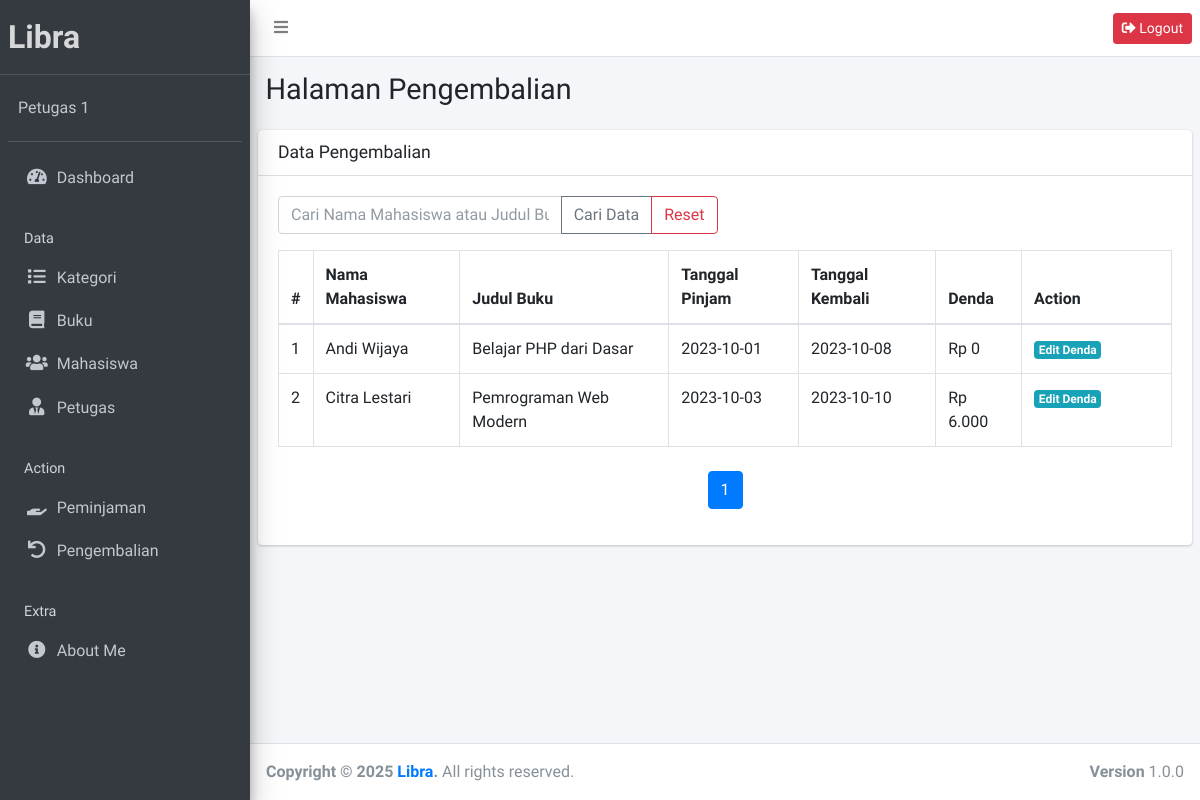
Before: /public/pengembalian (signed in) with the older database file.
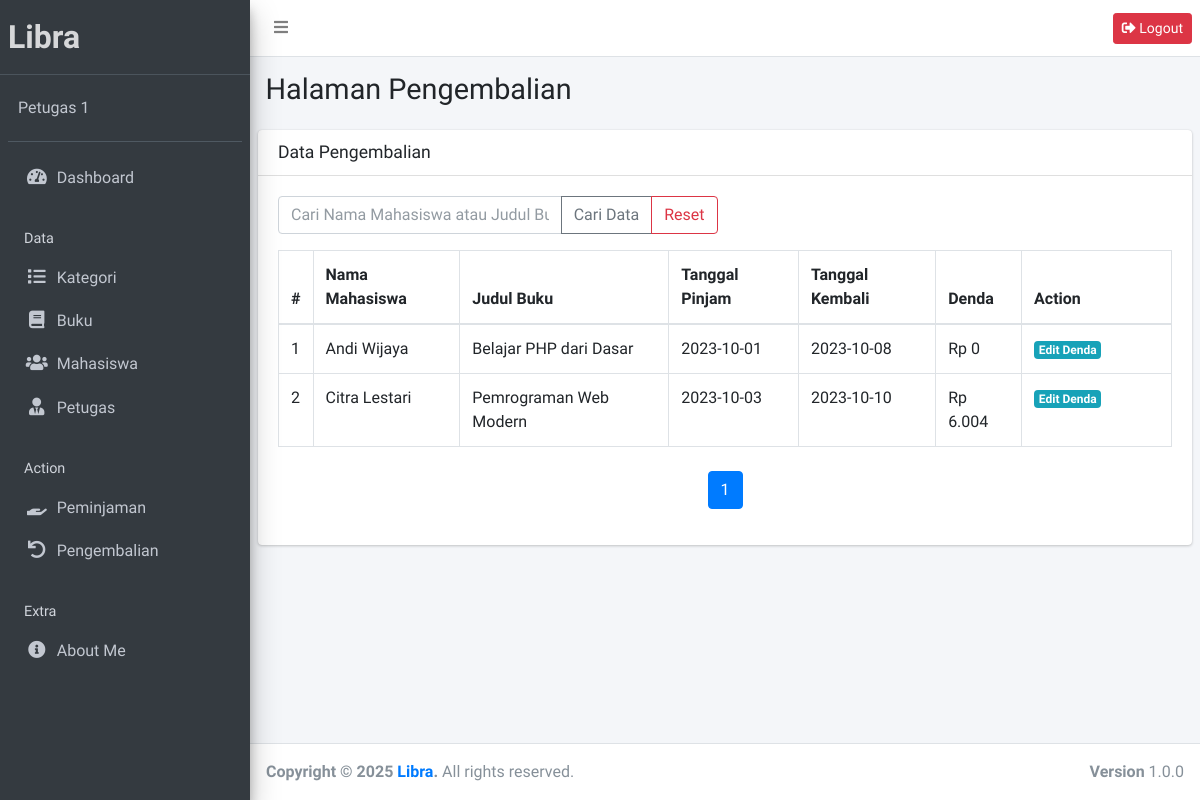
After: the same page with the newer database file.
### tables this page shows
CREATE TABLE `pengembalian` (
  `id` int NOT NULL,
  `peminjaman_id` int NOT NULL,
  `tanggal_kembali` date NOT NULL,
  `denda` decimal(10,2) DEFAULT '0.00',
  `created_at` timestamp NULL DEFAULT CURRENT_TIMESTAMP
);

CREATE TABLE `mahasiswa` (
  `id` int NOT NULL,
  `nim` varchar(20) NOT NULL,
  `nama` varchar(100) NOT NULL,
  `jurusan` varchar(50) NOT NULL,
  `alamat` text,
  `created_at` timestamp NULL DEFAULT CURRENT_TIMESTAMP
);

CREATE TABLE `buku` (
  `id` int NOT NULL,
  `judul` varchar(255) NOT NULL,
  `penulis` varchar(100) NOT NULL,
  `kategori_id` int NOT NULL,
  `tahun_terbit` year NOT NULL,
  `stok` int NOT NULL,
  `created_at` timestamp NULL DEFAULT CURRENT_TIMESTAMP
);

CREATE TABLE `peminjaman` (
  `id` int NOT NULL,
  `mahasiswa_id` int NOT NULL,
  `buku_id` int NOT NULL,
  `petugas_id` int NOT NULL,
  `tanggal_pinjam` date NOT NULL,
  `tanggal_kembali` date DEFAULT NULL,
  `status` enum('dipinjam','dikembalikan') DEFAULT 'dipinjam',
  `created_at` timestamp NULL DEFAULT CURRENT_TIMESTAMP
);

### app/controllers/Pengembalian.php (called while the page is built, shortened)
<?php
class Pengembalian extends Controller {
    public function index()
    {
        $data['title'] = 'Data Pengembalian';
        $page = isset($_GET['page']) ? intval($_GET['page']) : 1;
        $limit = 10;
        $offset = ($page - 1) * $limit;
        $key = $_SESSION['search_key'] ?? '';
        if (!empty($key)) {
            $data['pengembalian'] = $this->model('PengembalianModel')->cariPengembalianPagination($key, $limit, $offset);
            $totalData = $this->model('PengembalianModel')->getJumlahCariPengembalian($key);
        } else {
            $data['pengembalian'] = $this->model('PengembalianModel')->getPengembalianPagination($limit, $offset);
            $totalData = $this->model('PengembalianModel')->getJumlahPengembalian();
        }
        $data['totalPages'] = ceil($totalData / $limit);
        $data['currentPage'] = $page;
        $data['key'] = $key;
        $this->view('pengembalian/index', $data);
    }
}

### app/core/App.php (called while the page is built, shortened)
<?php
class App {
    protected $method = 'index';
    protected $params = [];
    public function __construct() {
        $this->controller = new $this->controller;
        call_user_func_array([$this->controller, $this->method], $this->params);
    }
}

### public/index.php (called while the page is built, shortened)
<?php
$app = new App;

### app/core/Database.php (called while the page is built, shortened)
<?php
class Database {
    private $host = DB_HOST;
    private $user = DB_USER;
    private $pass = DB_PASS;
    private $dbname = DB_NAME;
    private $dbh;
    private $stmt;
    public function __construct() {
        $dsn = "mysql:host={$this->host};dbname={$this->dbname}";
        $options = [
            PDO::ATTR_PERSISTENT => true,
            PDO::ATTR_ERRMODE => PDO::ERRMODE_EXCEPTION
        ];
        try {
            $this->dbh = new PDO($dsn, $this->user, $this->pass, $options);
        } catch (PDOException $e) {
            die("Koneksi gagal: " . $e->getMessage());
        }
    }
    public function query($sql) {
        $this->stmt = $this->dbh->prepare($sql);
    }
    public function bind($param, $value, $type = null) {
        if (is_null($type)) {
            switch (true) {
                case is_int($value):
                    $type = PDO::PARAM_INT;
                    break;
            }
        }
        $this->stmt->bindValue($param, $value, $type);
    }
    public function execute() {
        return $this->stmt->execute();
    }
    public function resultSet() {
        $this->execute();
        return $this->stmt->fetchAll(PDO::FETCH_ASSOC);
    }
}

### app/models/PengembalianModel.php (called while the page is built, shortened)
<?php
class PengembalianModel {
    private $db;
    public function __construct()
    {
        $this->db = new Database;
    }
    public function getPengembalianPagination($limit, $offset)
    {
        $query = "SELECT pengembalian.*, peminjaman.tanggal_pinjam, peminjaman.tanggal_kembali,
                        mahasiswa.nama AS nama_mahasiswa, buku.judul AS judul_buku
                FROM pengembalian
                JOIN peminjaman ON peminjaman.id = pengembalian.peminjaman_id
                JOIN mahasiswa ON mahasiswa.id = peminjaman.mahasiswa_id
                JOIN buku ON buku.id = peminjaman.buku_id
                LIMIT :limit OFFSET :offset";
        $this->db->query($query);
        $this->db->bind('limit', $limit);
        $this->db->bind('offset', $offset);
        return $this->db->resultSet();
    }
    public function getJumlahPengembalian()
    {
        $query = "SELECT COUNT(*) as jumlah
                FROM pengembalian
                JOIN peminjaman ON peminjaman.id = pengembalian.peminjaman_id
                JOIN mahasiswa ON mahasiswa.id = peminjaman.mahasiswa_id
                JOIN buku ON buku.id = peminjaman.buku_id";
        $this->db->query($query);
        return $this->db->single()['jumlah'];
    }
}

### app/views/pengembalian/index.php (the view, shortened to what the changed rows need)
<div class="content-wrapper">
    <section class="content-header">
        <div class="container-fluid">
            <div class="row mb-2">
                <div class="col-sm-6">
                    <h1>Halaman Pengembalian</h1>
                </div>
            </div>
        </div>
    </section>
    <section class="content">
        <div class="card">
            <div class="card-body">
                <table class="table table-bordered">
                    <thead>
                        <tr>
                            <th style="width: 10px">#</th>
                            <th>Nama Mahasiswa</th>
                            <th>Judul Buku</th>
                            <th>Tanggal Pinjam</th>
                            <th>Tanggal Kembali</th>
                            <th>Denda</th>
                            <th style="width: 150px">Action</th>
                        </tr>
                    </thead>
                    <tbody>
                        <?php $no = ($data['currentPage'] - 1) * 10 + 1; ?>
                        <?php foreach ($data['pengembalian'] as $row) : ?>
                            <tr>
                                <td><?= $no; ?></td>
                                <td><?= htmlspecialchars($row['nama_mahasiswa']); ?></td>
                                <td><?= htmlspecialchars($row['judul_buku']); ?></td>
                                <td><?= htmlspecialchars($row['tanggal_pinjam']); ?></td>
                                <td><?= htmlspecialchars($row['tanggal_kembali']); ?></td>
                                <td><?= 'Rp ' . number_format($row['denda'], 0, ',', '.'); ?></td>
                                <td>
                                    <a href="<?= base_url; ?>/pengembalian/edit/<?= intval($row['id']); ?>" class="badge badge-info">Edit Denda</a>
                                </td>
                            </tr>
                            <?php $no++; endforeach; ?>
                    </tbody>
                </table>
            </div>
        </div>
    </section>
</div>

Changed rows visible on the page:
changed pengembalian "Citra Lestari": denda "6.000" → "6.004"
